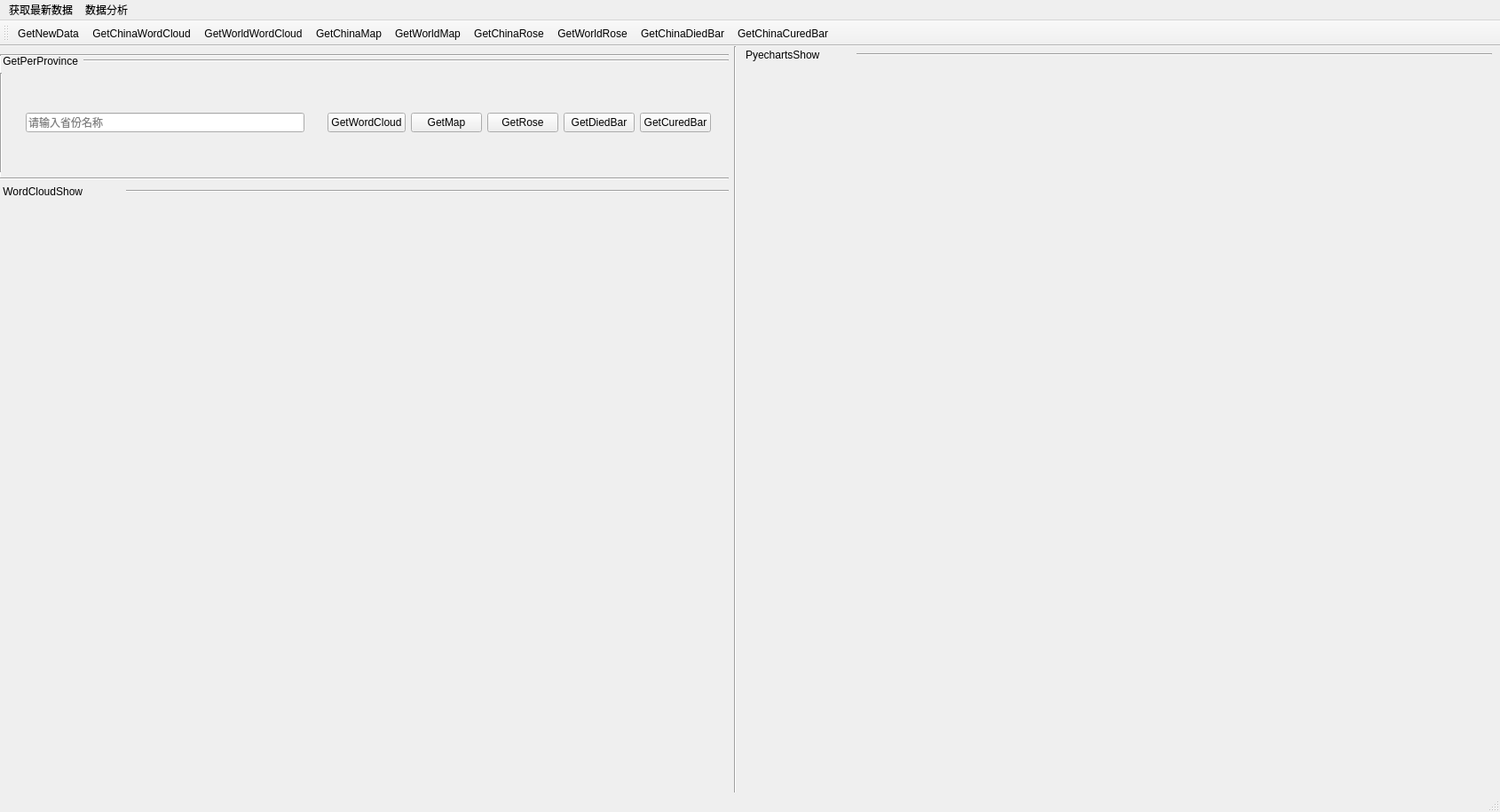
<?xml version="1.0" encoding="UTF-8"?>
<ui version="4.0">
 <class>MainWindow</class>
 <widget class="QMainWindow" name="MainWindow">
  <property name="geometry">
   <rect>
    <x>0</x>
    <y>0</y>
    <width>1690</width>
    <height>915</height>
   </rect>
  </property>
  <property name="windowTitle">
   <string>数据可视化</string>
  </property>
  <widget class="QWidget" name="centralwidget">
   <widget class="Line" name="line">
    <property name="geometry">
     <rect>
      <x>820</x>
      <y>0</y>
      <width>16</width>
      <height>915</height>
     </rect>
    </property>
    <property name="orientation">
     <enum>Qt::Vertical</enum>
    </property>
   </widget>
   <widget class="Line" name="line_3">
    <property name="geometry">
     <rect>
      <x>0</x>
      <y>0</y>
      <width>821</width>
      <height>20</height>
     </rect>
    </property>
    <property name="orientation">
     <enum>Qt::Horizontal</enum>
    </property>
   </widget>
   <widget class="Line" name="line_4">
    <property name="geometry">
     <rect>
      <x>-10</x>
      <y>10</y>
      <width>20</width>
      <height>141</height>
     </rect>
    </property>
    <property name="orientation">
     <enum>Qt::Vertical</enum>
    </property>
   </widget>
   <widget class="QLabel" name="label">
    <property name="geometry">
     <rect>
      <x>10</x>
      <y>190</y>
      <width>800</width>
      <height>630</height>
     </rect>
    </property>
    <property name="text">
     <string/>
    </property>
   </widget>
   <widget class="QWidget" name="layoutWidget">
    <property name="geometry">
     <rect>
      <x>0</x>
      <y>10</y>
      <width>821</width>
      <height>161</height>
     </rect>
    </property>
    <layout class="QVBoxLayout" name="verticalLayout_3">
     <item>
      <layout class="QVBoxLayout" name="verticalLayout_2">
       <item>
        <layout class="QVBoxLayout" name="verticalLayout">
         <item>
          <layout class="QHBoxLayout" name="horizontalLayout" stretch="0,4">
           <item>
            <widget class="QLabel" name="label_2">
             <property name="text">
              <string> GetPerProvince</string>
             </property>
            </widget>
           </item>
           <item>
            <widget class="Line" name="line_5">
             <property name="orientation">
              <enum>Qt::Horizontal</enum>
             </property>
            </widget>
           </item>
          </layout>
         </item>
         <item>
          <layout class="QHBoxLayout" name="horizontalLayout_2">
           <item>
            <widget class="Line" name="line_6">
             <property name="orientation">
              <enum>Qt::Vertical</enum>
             </property>
            </widget>
           </item>
           <item>
            <spacer name="verticalSpacer">
             <property name="orientation">
              <enum>Qt::Vertical</enum>
             </property>
             <property name="sizeHint" stdset="0">
              <size>
               <width>20</width>
               <height>40</height>
              </size>
             </property>
            </spacer>
           </item>
           <item>
            <widget class="QLineEdit" name="lineEdit">
             <property name="placeholderText">
              <string>请输入省份名称</string>
             </property>
            </widget>
           </item>
           <item>
            <spacer name="verticalSpacer_11">
             <property name="orientation">
              <enum>Qt::Vertical</enum>
             </property>
             <property name="sizeHint" stdset="0">
              <size>
               <width>20</width>
               <height>40</height>
              </size>
             </property>
            </spacer>
           </item>
           <item>
            <widget class="QPushButton" name="GetWordCloud">
             <property name="text">
              <string>GetWordCloud</string>
             </property>
            </widget>
           </item>
           <item>
            <widget class="QPushButton" name="GetMap">
             <property name="text">
              <string> GetMap </string>
             </property>
            </widget>
           </item>
           <item>
            <widget class="QPushButton" name="GetRose">
             <property name="text">
              <string> GetRose </string>
             </property>
            </widget>
           </item>
           <item>
            <widget class="QPushButton" name="GetDiedBar">
             <property name="text">
              <string>GetDiedBar</string>
             </property>
            </widget>
           </item>
           <item>
            <widget class="QPushButton" name="GetCuredBar">
             <property name="text">
              <string>GetCuredBar</string>
             </property>
            </widget>
           </item>
           <item>
            <spacer name="verticalSpacer_4">
             <property name="orientation">
              <enum>Qt::Vertical</enum>
             </property>
             <property name="sizeHint" stdset="0">
              <size>
               <width>20</width>
               <height>40</height>
              </size>
             </property>
            </spacer>
           </item>
          </layout>
         </item>
        </layout>
       </item>
       <item>
        <widget class="Line" name="line_7">
         <property name="orientation">
          <enum>Qt::Horizontal</enum>
         </property>
        </widget>
       </item>
      </layout>
     </item>
     <item>
      <layout class="QHBoxLayout" name="horizontalLayout_3" stretch="1,5">
       <item>
        <widget class="QLabel" name="label_3">
         <property name="text">
          <string> WordCloudShow</string>
         </property>
        </widget>
       </item>
       <item>
        <widget class="Line" name="line_8">
         <property name="orientation">
          <enum>Qt::Horizontal</enum>
         </property>
        </widget>
       </item>
      </layout>
     </item>
    </layout>
   </widget>
   <widget class="QWidget" name="layoutWidget">
    <property name="geometry">
     <rect>
      <x>840</x>
      <y>0</y>
      <width>841</width>
      <height>20</height>
     </rect>
    </property>
    <layout class="QHBoxLayout" name="horizontalLayout_4" stretch="1,6">
     <item>
      <widget class="QLabel" name="label_4">
       <property name="text">
        <string>PyechartsShow</string>
       </property>
      </widget>
     </item>
     <item>
      <widget class="Line" name="line_9">
       <property name="orientation">
        <enum>Qt::Horizontal</enum>
       </property>
      </widget>
     </item>
    </layout>
   </widget>
   <widget class="QLabel" name="label_5">
    <property name="geometry">
     <rect>
      <x>840</x>
      <y>10</y>
      <width>840</width>
      <height>840</height>
     </rect>
    </property>
    <property name="text">
     <string/>
    </property>
   </widget>
  </widget>
  <widget class="QMenuBar" name="menubar">
   <property name="geometry">
    <rect>
     <x>0</x>
     <y>0</y>
     <width>1690</width>
     <height>26</height>
    </rect>
   </property>
   <widget class="QMenu" name="menu">
    <property name="title">
     <string>获取最新数据</string>
    </property>
    <addaction name="actionGetNewData"/>
   </widget>
   <widget class="QMenu" name="menu_2">
    <property name="title">
     <string>数据分析</string>
    </property>
    <addaction name="actionGetWorldMap"/>
    <addaction name="actionGetChinaMap"/>
    <addaction name="actionGetPerProvinceMap"/>
    <addaction name="actionGetWorldWordCloud"/>
    <addaction name="actionGetChinaWordCloud"/>
    <addaction name="actionGetChinaRose"/>
    <addaction name="actionGetWorldRose"/>
    <addaction name="actionGetChinaBar"/>
    <addaction name="actionGetChinaCuredBar"/>
   </widget>
   <addaction name="menu"/>
   <addaction name="menu_2"/>
  </widget>
  <widget class="QStatusBar" name="statusbar"/>
  <widget class="QToolBar" name="toolBar">
   <property name="windowTitle">
    <string>toolBar</string>
   </property>
   <attribute name="toolBarArea">
    <enum>TopToolBarArea</enum>
   </attribute>
   <attribute name="toolBarBreak">
    <bool>false</bool>
   </attribute>
   <addaction name="actionGetNewData"/>
   <addaction name="actionGetChinaWordCloud"/>
   <addaction name="actionGetWorldWordCloud"/>
   <addaction name="actionGetChinaMap"/>
   <addaction name="actionGetWorldMap"/>
   <addaction name="actionGetChinaRose"/>
   <addaction name="actionGetWorldRose"/>
   <addaction name="actionGetChinaBar"/>
   <addaction name="actionGetChinaCuredBar"/>
  </widget>
  <action name="actionGetNewData">
   <property name="text">
    <string>GetNewData</string>
   </property>
  </action>
  <action name="actionGetWorldMap">
   <property name="text">
    <string>GetWorldMap</string>
   </property>
  </action>
  <action name="actionGetChinaMap">
   <property name="text">
    <string>GetChinaMap</string>
   </property>
  </action>
  <action name="actionGetPerProvinceMap">
   <property name="text">
    <string>GetPerProvinceMap</string>
   </property>
  </action>
  <action name="actionGetWorldWordCloud">
   <property name="text">
    <string>GetWorldWordCloud</string>
   </property>
  </action>
  <action name="actionGetChinaWordCloud">
   <property name="text">
    <string>GetChinaWordCloud</string>
   </property>
  </action>
  <action name="actionGetChinaRose">
   <property name="text">
    <string>GetChinaRose</string>
   </property>
  </action>
  <action name="actionGetWorldRose">
   <property name="text">
    <string>GetWorldRose</string>
   </property>
  </action>
  <action name="actionGetChinaBar">
   <property name="text">
    <string>GetChinaDiedBar</string>
   </property>
   <property name="toolTip">
    <string>GetChinaBar</string>
   </property>
  </action>
  <action name="actionGetChinaCuredBar">
   <property name="text">
    <string>GetChinaCuredBar</string>
   </property>
  </action>
 </widget>
 <resources/>
 <connections/>
</ui>
